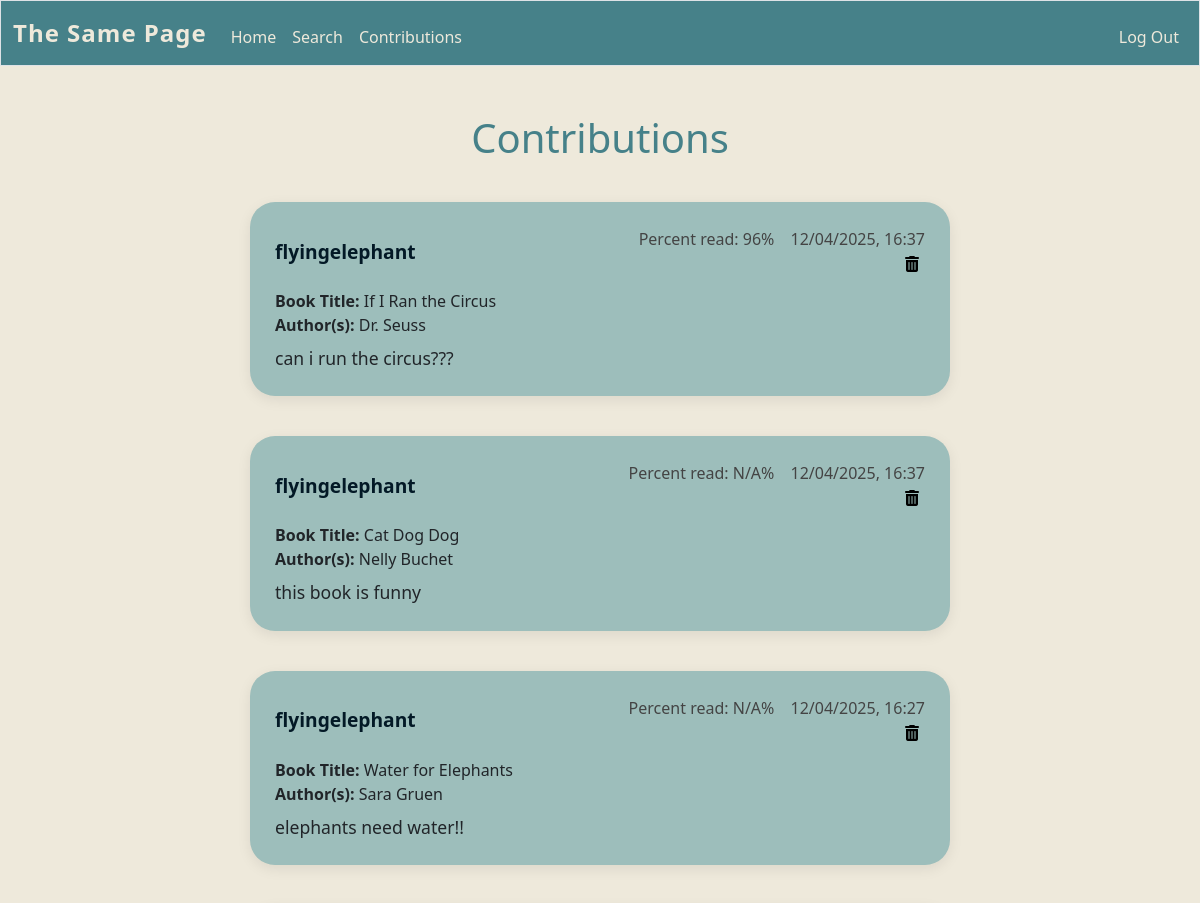
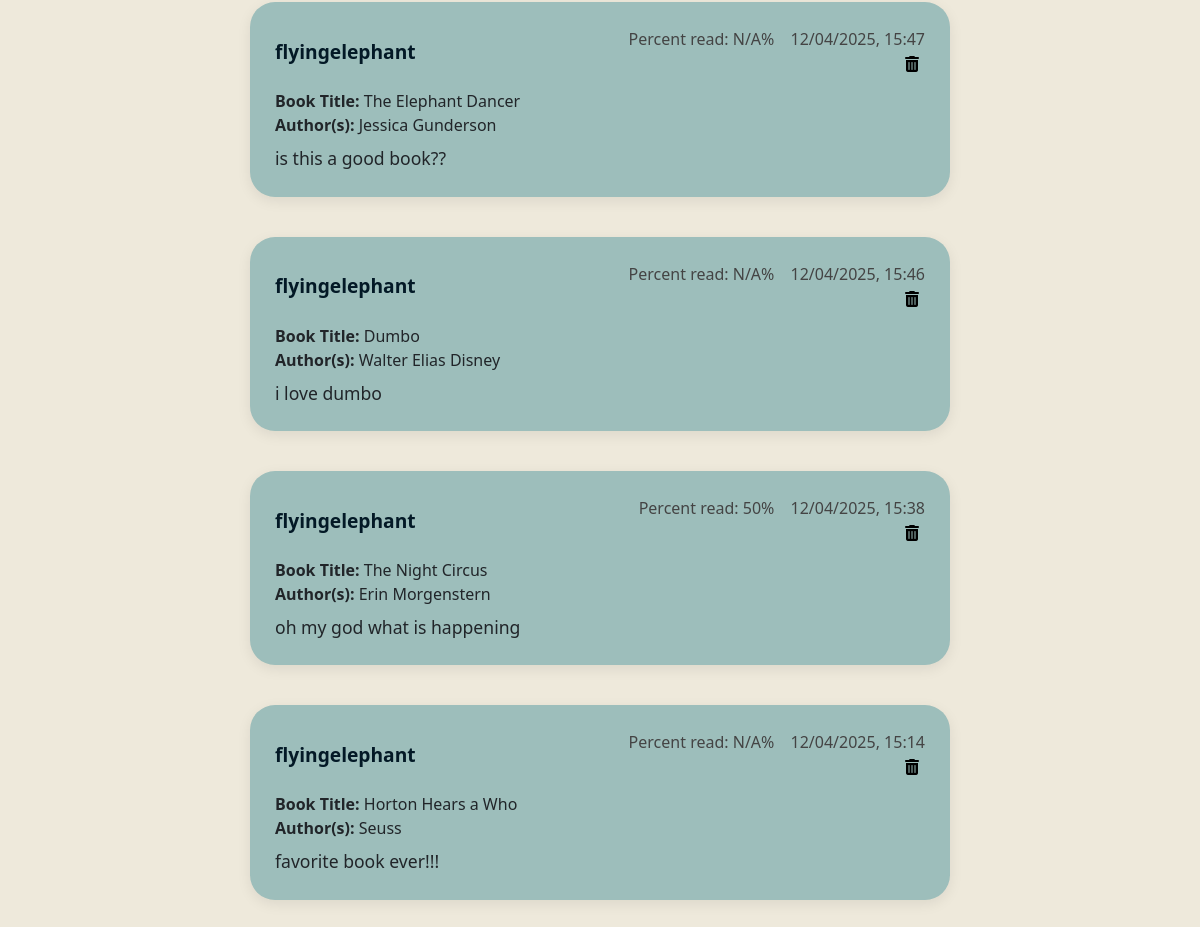
/contributions (signed in), run on the app's committed database (2 pictures, top to bottom).
### tables this page shows
CREATE TABLE users (id INTEGER PRIMARY KEY AUTOINCREMENT NOT NULL, username TEXT NOT NULL, hash TEXT NOT NULL);

CREATE TABLE forums (user_id INTEGER, comment TEXT NOT NULL, parent_id INTEGER, time DATETIME, forum_id INTEGER, percentage TEXT, comment_id INTEGER PRIMARY KEY AUTOINCREMENT NOT NULL, FOREIGN KEY (forum_id) REFERENCES chapters(forum_id));

CREATE TABLE chapters (title TEXT NOT NULL, author TEXT NOT NULL, forum_id INTEGER PRIMARY KEY AUTOINCREMENT NOT NULL, thumbnail TEXT, pageCount INTEGER);

### app.py (the view)
@app.route('/contributions', methods=['GET'])
def contributions():
    user_id = session["user_id"]
    username = executeSQL("SELECT username FROM users WHERE id = ?", (user_id,), False)[0][0]
    user_comments = executeSQL("SELECT * FROM forums WHERE user_id = ? ORDER BY time DESC", (session["user_id"],), False)
    print("user_comments: ", user_comments)
    comments_info = []
    for comment in user_comments:
        book_id = comment[4]
        book_info = executeSQL("SELECT * FROM chapters WHERE forum_id = ?", (book_id,), False)
        if book_info:
            title = book_info[0][0]
            author = book_info[0][1]
        else:
            title = None
            author = None
        comments_info.append({"username":username, "comment":comment[1], "date":comment[3], "percent":comment[5] ,"title":title, "author":author})
    return render_template("contributions.html", comments_info = comments_info)

### app.py (called while the page is built)
def executeSQL(command, args, needCommit):
    connection = sqlite3.connect('info.db')
    db = connection.cursor()
    db.execute(command, args)
    val = db.fetchall()
    if needCommit:
        connection.commit()
    connection.close()
    return val

@app.after_request
def after_request(response):
    response.headers["Cache-Control"] = "no-cache, no-store, must-revalidate"
    response.headers["Expires"] = 0
    response.headers["Pragma"] = "no-cache"
    return response

### templates/contributions.html (shortened to what this page needs)
{% extends "layout.html" %}
{% block main %}
    <h1>Contributions</h1>
    {% for comment in comments_info %}
    <div class = comment-box>
        <div class = comment-header>
            <div class="comment-username">
                {{comment['username']}}
            </div>
            <div class="comment-right">
                <span class="comment-percent">Percent read: {{comment['percent']}}%</span>
                <span class="comment-date">{{comment['date']}}</span>
                <form action="/delete" method="post">
                    <button class = "trash-can"> <i class="fa-solid fa-trash-can"></i> </button>
                </form>
            </div>
        </div>
        <div class = "comment-book">
            <div>
                <b>Book Title:</b> {{comment['title']}}
            </div>
            <div>
                <b>Author(s):</b> {{comment['author']}}
            </div>
        </div>
        <div class = "comment-text">
            {{comment['comment']}}
        </div>
    </div>
    {% endfor %}
{% endblock %}

### templates/layout.html (shortened to what this page needs)
<!DOCTYPE html>
<html lang="en">
    <head>
        <link href="https://cdn.jsdelivr.net/npm/bootstrap@5.3.8/dist/css/bootstrap.min.css" rel="stylesheet">
        <link href="/static/styles.css" rel="stylesheet">
        <link rel="stylesheet" href="https://cdnjs.cloudflare.com/ajax/libs/font-awesome/6.5.1/css/all.min.css">
    </head>
    <body>
        <nav class="border navbar navbar-expand-md navbar-light">
            <div class="container-fluid">
                <a class="navbar-brand" href="/"><span>The Same Page</span></a>
                <div class="collapse navbar-collapse" id="navbar">
                    {% if session["user_id"] %}
                        <ul class="navbar-nav me-auto mt-2">
                            <li class="nav-item"><a class="nav-link" href="/">Home</a></li>
                            <li class="nav-item"><a class="nav-link" href="/search">Search</a></li>
                            <li class="nav-item"><a class="nav-link" href="/contributions">Contributions</a></li>
                        </ul>
                        <ul class="navbar-nav ms-auto mt-2">
                            <li class="nav-item"><a class="nav-link" href="/logout">Log Out</a></li>
                        </ul>
                    {% else %}
                        <ul class="navbar-nav ms-auto mt-2">
                            <li class="nav-item"><a class="nav-link" href="/register">Register</a></li>
                            <li class="nav-item"><a class="nav-link" href="/login">Log In</a></li>
                        </ul>
                    {% endif %}
                </div>
            </div>
        </nav>
        <main class="container-fluid py-5 text-center">
            {% block main %}{% endblock %}
        </main>
    </body>
</html>

### static/styles.css (style rules this page uses)
:root { --dark: #031926; --dark-teal: #468189; --medium-teal: #77ACA2; --light-teal: #9DBEBB; --lightest-teal: #c0d8d6; --cream: #F4E9CD; --light-cream: #eee9db; --dark-cream: #e3dac3; --spacing-unit: 16px; }
nav.navbar { background-color: var(--dark-teal); border-bottom: 3px solid var(--dark); padding-top: 0.5rem; padding-bottom: 0.5rem; border-color: var(--dark); }
.navbar-brand span { color: var(--light-cream); background-color: var(--dark-teal); font-weight: 600; font-size: 1.5rem; letter-spacing: 1px; }
.navbar-nav .nav-link { color: var(--light-cream); font-weight: 500; padding-left: 1rem; padding-right: 1rem; transition: color 0.3s ease, background-color 0.3s ease; }
.navbar-collapse { background-color: var(--dark-teal); }
h1 { color: var(--dark-teal); }
body { background-color: var(--light-cream); }
.comment-box { background: var(--light-teal); padding: 25px; border-radius: 25px; box-shadow: 0 4px 14px rgba(0,0,0,0.08); margin: 40px auto; max-width: 700px; }
.comment-header { display: flex; justify-content: space-between; align-items: center; margin-bottom: 12px; font-weight: 600; }
.comment-right { text-align: right; white-space: nowrap; font-weight: 400; color: #444; }
.comment-percent, .comment-date { display: inline-block; margin-left: 12px; }
.comment-text { text-align: left; font-size: 1.1rem; margin-top: 8px; }
.comment-username { font-size: 1.2rem; font-weight: 700; color: var(--dark); }
.comment-book { text-align: left; }
.trash-can { background: transparent; border: none; }

### data on the page
users: username "flyingelephant" "flyingelephant" "flyingelephant" "flyingelephant" "flyingelephant" "flyingelephant" "flyingelephant"
forums: percent "96", date "12/04/2025, 16:37", comment "can i run the circus???"
chapters: title "If I Ran the Circus", author "Dr. Seuss"
forums: percent "N/A", date "12/04/2025, 16:37", comment "this book is funny"
chapters: title "Cat Dog Dog", author "Nelly Buchet"
forums: percent "N/A", date "12/04/2025, 16:27", comment "elephants need water!!"
chapters: title "Water for Elephants", author "Sara Gruen"
forums: percent "N/A", date "12/04/2025, 15:47", comment "is this a good book??"
chapters: title "The Elephant Dancer", author "Jessica Gunderson"
forums: percent "N/A", date "12/04/2025, 15:46", comment "i love dumbo"
chapters: title "Dumbo", author "Walter Elias Disney"
forums: percent "50", date "12/04/2025, 15:38", comment "oh my god what is happening"
chapters: title "The Night Circus", author "Erin Morgenstern"
forums: percent "N/A", date "12/04/2025, 15:14", comment "favorite book ever!!!"
chapters: title "Horton Hears a Who", author "Seuss"
